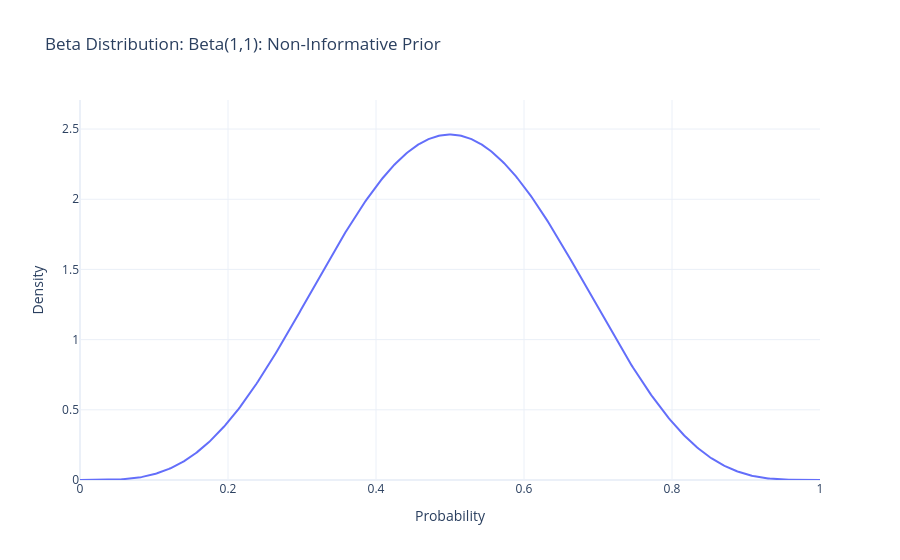

This figure's notebook cell:
### Markdown cell above
### Business Interpretation

The **Beta(1,1)** prior represents a situation where no reliable historical information is available. Every conversion rate between 0 and 1 is considered equally plausible before observing any data.

This prior is commonly used as a neutral starting point for new products or experiments with no relevant historical evidence. As new observations become available, this prior will be updated to form the posterior distribution.

### Code cell
alpha = 5
beta = 5

print(f"Prior: Beta({alpha}, {beta})")

mean = beta_mean(alpha, beta)
variance = beta_variance(alpha, beta)
ci = beta_ci(alpha, beta)

print(f"Mean               : {mean:.4f}")
print(f"Variance           : {variance:.4f}")
print(f"95% Credible Interval: ({ci[0]:.4f}, {ci[1]:.4f})")

try:
    mode = beta_mode(alpha, beta)
    print(f"Mode               : {mode:.4f}")
except ValueError as e:
    print(f"Mode               : Undefined ({e})")

fig = plot_beta(
    alpha=alpha,
    beta=beta,   # Use your actual parameter name here
    label="Beta(1,1): Non-Informative Prior"
)

fig.show()

### Figure 1 — Plotly figure (JSON) as saved in the notebook; plotly's stock layout.template omitted (floating-point values rounded to 4 significant figures; data arrays with more than 128 entries replaced by an {"elided": "..."} marker saying what was removed)
{"data": [{"mode": "lines", "name": "Beta(1,1): Non-Informative Prior", "type": "scatter", "x": {"elided": "500 float values"}, "y": {"elided": "500 float values"}}], "layout": {"title": {"text": "Beta Distribution: Beta(1,1): Non-Informative Prior"}, "xaxis": {"title": {"text": "Probability"}}, "yaxis": {"range": [0, 2.707], "title": {"text": "Density"}}}}
